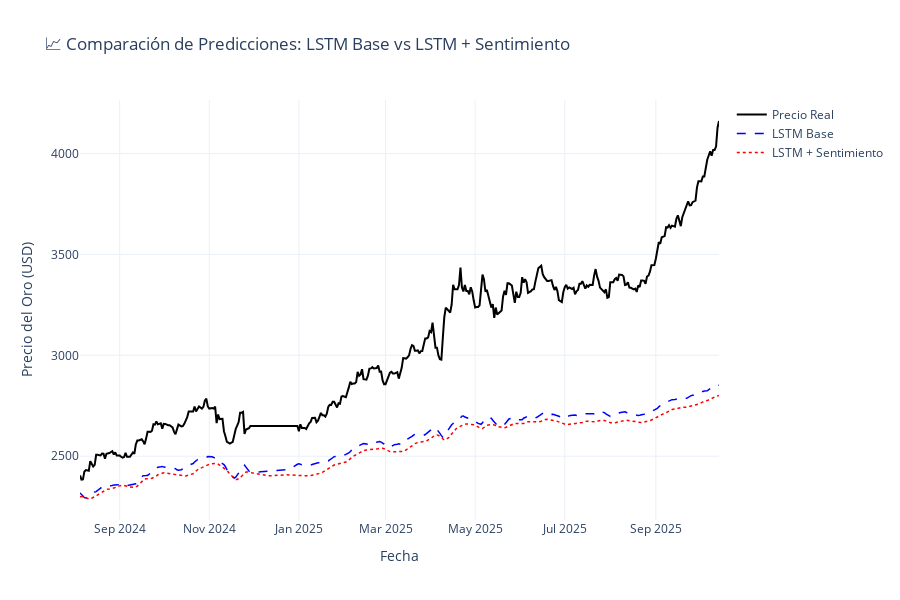

Notebook code for this chart:
### Code cell
# Gráfico comparativo de predicciones
fig = go.Figure()

# Valores reales
fig.add_trace(go.Scatter(
    x=df_predicciones['fecha'],
    y=df_predicciones['precio_real'],
    mode='lines',
    name='Precio Real',
    line=dict(color='black', width=2)
))

# Modelo Base
fig.add_trace(go.Scatter(
    x=df_predicciones['fecha'],
    y=df_predicciones['pred_base'],
    mode='lines',
    name='LSTM Base',
    line=dict(color='blue', width=1.5, dash='dash')
))

# Modelo con Sentimiento
fig.add_trace(go.Scatter(
    x=df_predicciones['fecha'],
    y=df_predicciones['pred_sentiment'],
    mode='lines',
    name='LSTM + Sentimiento',
    line=dict(color='red', width=1.5, dash='dot')
))

fig.update_layout(
    title='📈 Comparación de Predicciones: LSTM Base vs LSTM + Sentimiento',
    xaxis_title='Fecha',
    yaxis_title='Precio del Oro (USD)',
    template='plotly_white',
    height=600,
    hovermode='x unified'
)

fig.show()

# Guardar
fig.write_html(FIGURAS_DIR / 'figura_02_comparacion_predicciones_lstm.html')
print("✅ Figura guardada: figura_02_comparacion_predicciones_lstm.html")

### Figure 1 — Plotly figure (JSON) as saved in the notebook; plotly's stock layout.template omitted (floating-point values rounded to 4 significant figures; data arrays with more than 128 entries replaced by an {"elided": "..."} marker saying what was removed)
{"data": [{"line": {"color": "black", "width": 2}, "mode": "lines", "name": "Precio Real", "type": "scatter", "x": {"elided": "389 str values"}, "y": {"elided": "389 float values"}}, {"line": {"color": "blue", "dash": "dash", "width": 1.5}, "mode": "lines", "name": "LSTM Base", "type": "scatter", "x": {"elided": "389 str values"}, "y": {"elided": "389 float values"}}, {"line": {"color": "red", "dash": "dot", "width": 1.5}, "mode": "lines", "name": "LSTM + Sentimiento", "type": "scatter", "x": {"elided": "389 str values"}, "y": {"elided": "389 float values"}}], "layout": {"height": 600, "hovermode": "x unified", "title": {"text": "📈 Comparación de Predicciones: LSTM Base vs LSTM + Sentimiento"}, "xaxis": {"title": {"text": "Fecha"}}, "yaxis": {"title": {"text": "Precio del Oro (USD)"}}}}
